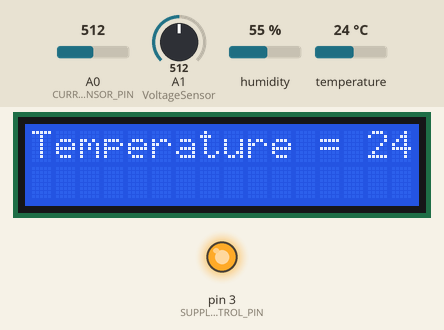
The sketch below on a simulated Arduino Uno, built with avr-gcc and run on an emulated ATmega328P. On the bench: 16×2 character LCD, output pins drawn as LEDs (lit = HIGH). The test bench sets the inputs (shaded band); at power-on: A1 (VoltageSensor) = 512, temperature 24 °C, A0 (CURRENT_SENSOR_PIN) = 512, humidity 55 %. What the sketch prints to the serial monitor is not drawn.

Above: at 1.2 s.
1.3 s: A1 (VoltageSensor) set to 171
12.7 s: A1 (VoltageSensor) set to 139
At 21.8 s:
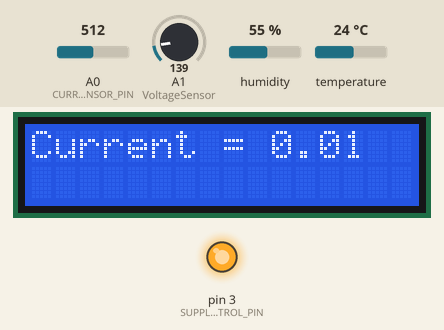
22.8 s: temperature set to 12 °C
At 29.2 s:
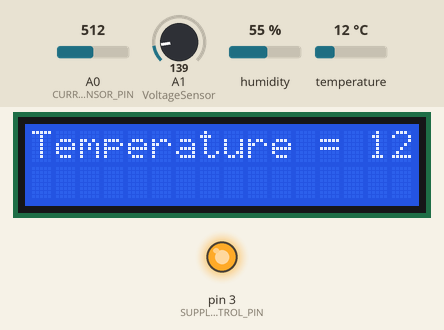
30.9 s: A0 (CURRENT_SENSOR_PIN) set to 716
At 39.9 s:
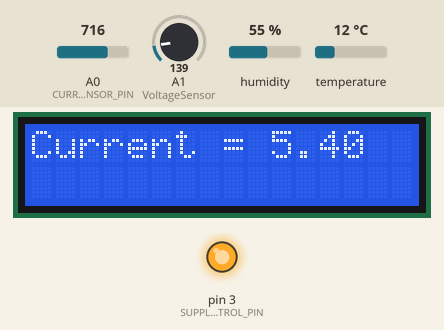
41.0 s: temperature set to 19 °C
At 47.4 s:
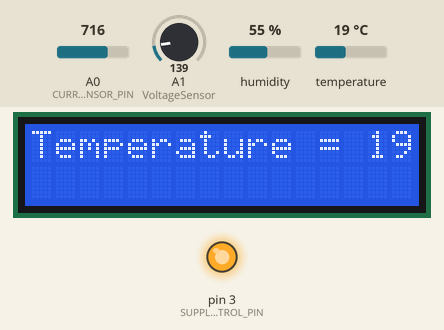
49.1 s: A0 (CURRENT_SENSOR_PIN) set to 992
At 58.1 s:
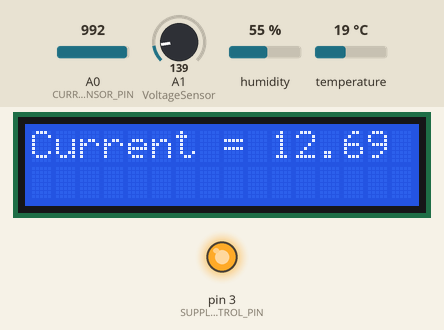
Timing chart, 0 to 59.6 s (numbered marks = the images above; inputs shaded):
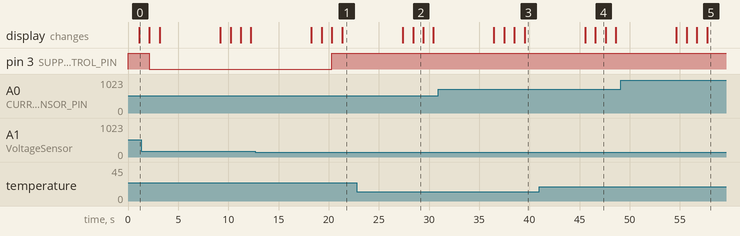

The sketch:

bms.ino
```cpp
#include <Wire.h>
#include <LiquidCrystal_I2C.h>
#include <DHT.h>

#define DHTPIN 2      // Digital pin connected to the DHT sensor
#define DHTTYPE DHT11 // DHT 11

DHT dht(DHTPIN, DHTTYPE);

LiquidCrystal_I2C lcd(0x27, 16, 2); // Set the LCD address to 0x27 for a 16 chars and 2 line display

float correctionfactor = 0.1;
int VoltageSensor = A1;
float vout = 0.0;
float vin = 0.0;
// two resistors 30K and 7.5k ohm
float R1 = 30000; //
float R2 = 7500;  //
int value = 0.0;
float soc = 0.0; // State of Charge

const float VCC = 5.0; // Voltage of the Arduino supply
const int model = 0; // Index for the sensitivity array
float cutOffLimit = 1.01; // Cutoff current limit in amperes
float sensitivity[] = {0.185}; // Sensitivity of the ACS712 model (185 mV/A for ACS712-05B)
float QOV = 2.5; // Quiescent Output Voltage (2.5V for a 5V supply)
float voltage;
float current;

// Rated values for supply control
const float ratedVoltage1 = 3.9; // Example rated voltage
const float ratedTemperature = 37.0; // Example rated temperature

#define SUPPLY_CONTROL_PIN 3        // Define the digital pin for supply control
#define CURRENT_SENSOR_PIN A0       // Define the analog pin for the current sensor

void setup()
{
  Serial.begin(9600); // Initialize SoftwareSerial with baud rate 115200
  pinMode(VoltageSensor, INPUT);
  Serial.println("ACS712 current sensor");

  // Initialize DHT sensor
  dht.begin();

  // Initialize supply control pin
  pinMode(SUPPLY_CONTROL_PIN, OUTPUT);
  digitalWrite(SUPPLY_CONTROL_PIN, HIGH); // Assume HIGH means supply is allowed initially

  // Initialize the LCD
  lcd.init();
  lcd.backlight(); // Turn on the backlight
  lcd.setCursor(0, 0);
}

void loop() {
  // Voltage Sensor
  value = analogRead(VoltageSensor);
  vout = (value * 5.0) / 1024.0; // Assuming voltage sensor gives 0-5V output
  vin = vout *  ((R1 + R2)/R2); // Voltage divider formula
  vin = vin + correctionfactor;

  // Ensure vin is within expected range
  vin = constrain(vin, 0, 4); // Assuming maximum 12V voltage

  // Display voltage reading on LCD
  lcd.clear();
  lcd.print("Voltage = ");
  lcd.print(vin, 2);
  delay(1000); // Delay for 1000 ms

  // DHT11 Temperature Sensor
  float temperature = dht.readTemperature(); // Read temperature as Celsius (default)

  // Display temperature reading on LCD
  lcd.clear();
  lcd.print("Temperature = ");
  lcd.print(temperature, 1);
  delay(1000); // Delay for 1000 ms

  // Read the raw voltage from the current sensor
  float voltage_raw = (VCC / 1023.0) * analogRead(CURRENT_SENSOR_PIN);

  // Adjust the raw voltage to get the actual sensor output voltage
  voltage = voltage_raw - QOV;

  // Calculate the current based on the adjusted voltage
  current = voltage / sensitivity[model];

  // Debug: Print raw and adjusted voltage values
  Serial.print("Raw Voltage: ");
  Serial.println(voltage_raw, 3);
  Serial.print("Adjusted Voltage: ");
  Serial.println(voltage, 3);

  // Control the supply based on voltage and temperature
  if (vin > ratedVoltage1 || temperature > ratedTemperature)
  {
    Serial.println("Supply Stopped");
    digitalWrite(SUPPLY_CONTROL_PIN, LOW);
  }
  else
  {
    Serial.println("Supply Allowed");
    digitalWrite(SUPPLY_CONTROL_PIN, HIGH);
  }

  // Calculate State of Charge (SOC) for a 12V, 7A battery
  // Assuming the battery voltage range is 10.5V to 12.6V for a 12V battery
  soc = map(vin, 0, 4, 0, 100);

  // Display State of Charge
  lcd.clear();
  lcd.print("SOC = ");
  lcd.print(soc);
  lcd.print("%");
  delay(1000); // Delay for 1000 ms

  // ACS712 Current Sensor
  float sensitivity = 0.185; // Sensitivity of ACS712 sensor (mV/A)
  float zeroCurrentVoltage = 2.5; // Zero current output voltage of ACS712 sensor (V)

  // Read analog input from ACS712 sensor
  int rawValue = analogRead(A0);

  // Convert raw value to voltage
  float voltage = (rawValue / 1023.0) * 5.0;

  // Calculate current based on voltage and sensor characteristics
  float current = ((voltage - zeroCurrentVoltage) / sensitivity);

  // Display current reading on LCD
  lcd.clear();
  lcd.print("Current = ");
  lcd.print(current, 2);
  delay(1000); // Delay for 100 ms

  Serial.print(vin, 2);
  Serial.print(",");
  Serial.print(temperature, 1);
  Serial.print(",");
  Serial.print(current, 2);
  Serial.print(",");
  Serial.print(soc);

  Serial.println(); // Print newline to signify end of data

  delay(5000); // Delay for 5 seconds before sending the next set of data
}
```

Measured:
- the behaviour switches between 156 and 155 on A1 (VoltageSensor) (found by bisection; images 0 and 1)
- after the input at 12.7 s, pin 3 (SUPPLY_CONTROL_PIN): LOW → HIGH after 7.6 s
- what the display in image 2 shows lasts 1.0 s, from 28.4 s to 29.4 s
